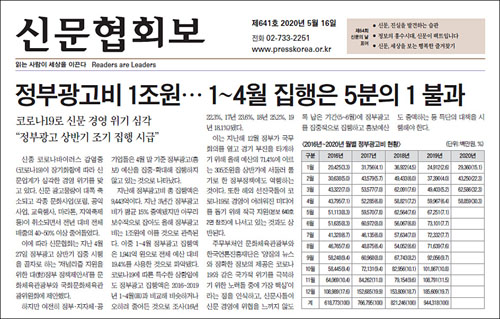
#> input picture 0616/김민준_0616/images/newspaper.jpg, 500 x 319 px
$ python '김민준_신문.py'
#> lines starting #> are read from the running program, lines starting #| are printed output that depends on the picture; after the words box and inside, x2 and y2 are one past the last pixel; in counts of white or black regions, pixels touching at a corner belong together
import cv2
import matplotlib.pyplot as plt

blk_size = 9
C = 5

img = cv2.imread('images/newspaper.jpg', cv2.IMREAD_GRAYSCALE)
#> img: shape (319, 500); min 0, max 255, mean 223.7

_, t_187 = cv2.threshold(img, 187, 255, cv2.THRESH_BINARY)
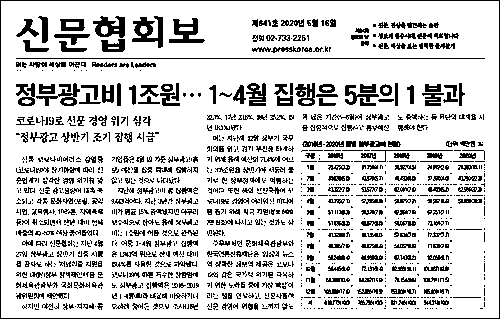
#> t_187: shape (319, 500); 81.6% white; black in thin lines or dots

ret, t_otsu = cv2.threshold(img, 0, 255, cv2.THRESH_BINARY | cv2.THRESH_OTSU)
#> ret = 187
print('otsu threshold:', ret)
#| otsu threshold: 187.0

th2 = cv2.adaptiveThreshold(
    img, 255,
    cv2.ADAPTIVE_THRESH_MEAN_C,
    cv2.THRESH_BINARY,
    blk_size, C
)
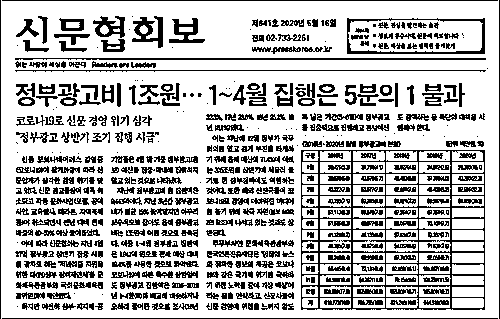
#> th2: shape (319, 500); 73.9% white; black in thin lines or dots

th3 = cv2.adaptiveThreshold(
    img, 255,
    cv2.ADAPTIVE_THRESH_GAUSSIAN_C,
    cv2.THRESH_BINARY,
    blk_size, C
)
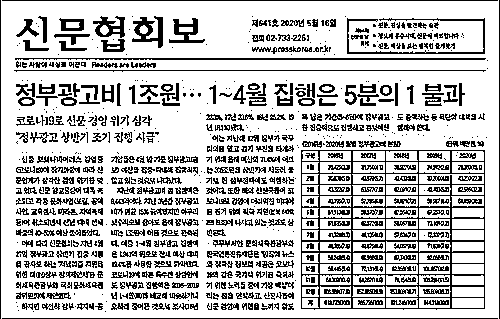
#> th3: shape (319, 500); 75.9% white; black in thin lines or dots

imgs = {
    'Original': img,
    't: 187': t_187,
    'Otsu: %d' % ret: t_otsu,
    'Adapted_Mean': th2,
    'Adapted_Gaussian': th3
}

plt.figure(figsize=(12, 8))

for i, (k, v) in enumerate(imgs.items()):
    plt.subplot(2, 3, i + 1)
    plt.title(k)
    plt.imshow(v, cmap='gray')
    plt.xticks([])
    plt.yticks([])
#> this loop made 5 passes
#> k on passes 1 to 5: 'Original', 't: 187', 'Otsu: 187', 'Adapted_Mean', 'Adapted_Gaussian'

plt.show()
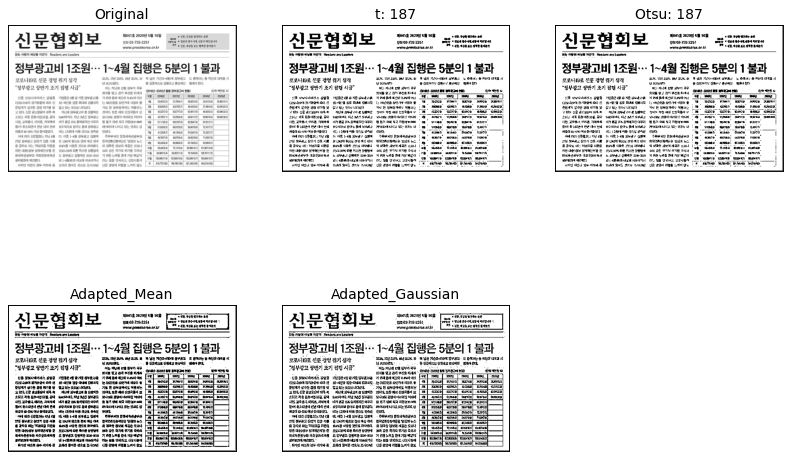
#> figure drawn by matplotlib, 5 panels

$ run again, with 0616/김민준_0616/images/cat.jpg copied over 0616/김민준_0616/images/newspaper.jpg
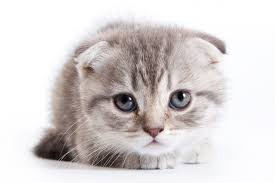
#> input picture 0616/김민준_0616/images/cat.jpg, 275 x 183 px
#> `_, t_187 = cv2.threshold(img, 187, 255, cv2.THRESH_BINARY)`:
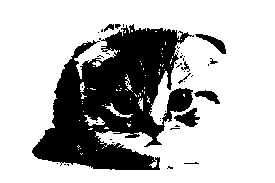
#> t_187: shape (183, 275); 72.3% white; 39 black regions (30 under 20 px), largest, box (x1, y1, x2, y2) and area: (32, 24, 194, 170) 13064, (174, 108, 200, 127) 256, (195, 34, 226, 54) 212
#> t_otsu: shape (183, 275); 71.2% white; 27 black regions (21 under 20 px), largest, box (x1, y1, x2, y2) and area: (32, 23, 226, 170) 13891, (173, 107, 200, 127) 274, (194, 90, 220, 104) 183, (178, 73, 191, 84) 34, (208, 58, 218, 66) 27, (170, 125, 181, 130) 24
#> ret = 190
#| otsu threshold: 190.0
#> th2: shape (183, 275); 84% white; 276 black regions (221 under 20 px), largest, box (x1, y1, x2, y2) and area: (32, 99, 176, 170) 1706, (86, 93, 172, 148) 1154, (136, 34, 160, 105) 403
#> `th3 = cv2.adaptiveThreshold( img, 255, cv2.ADAPTIVE_THRESH_GAUSSIAN_C,..`:
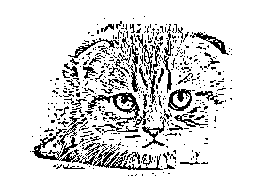
#> th3: shape (183, 275); 86.6% white; black in thin lines or dots, all inside (x1, y1, x2, y2) = (30, 16, 232, 176)
#> the loop `for i, (k, v) in enumerate(imgs.items()):` made 5 passes
#> k on passes 1 to 5: 'Original', 't: 187', 'Otsu: 190', 'Adapted_Mean', 'Adapted_Gaussian'
